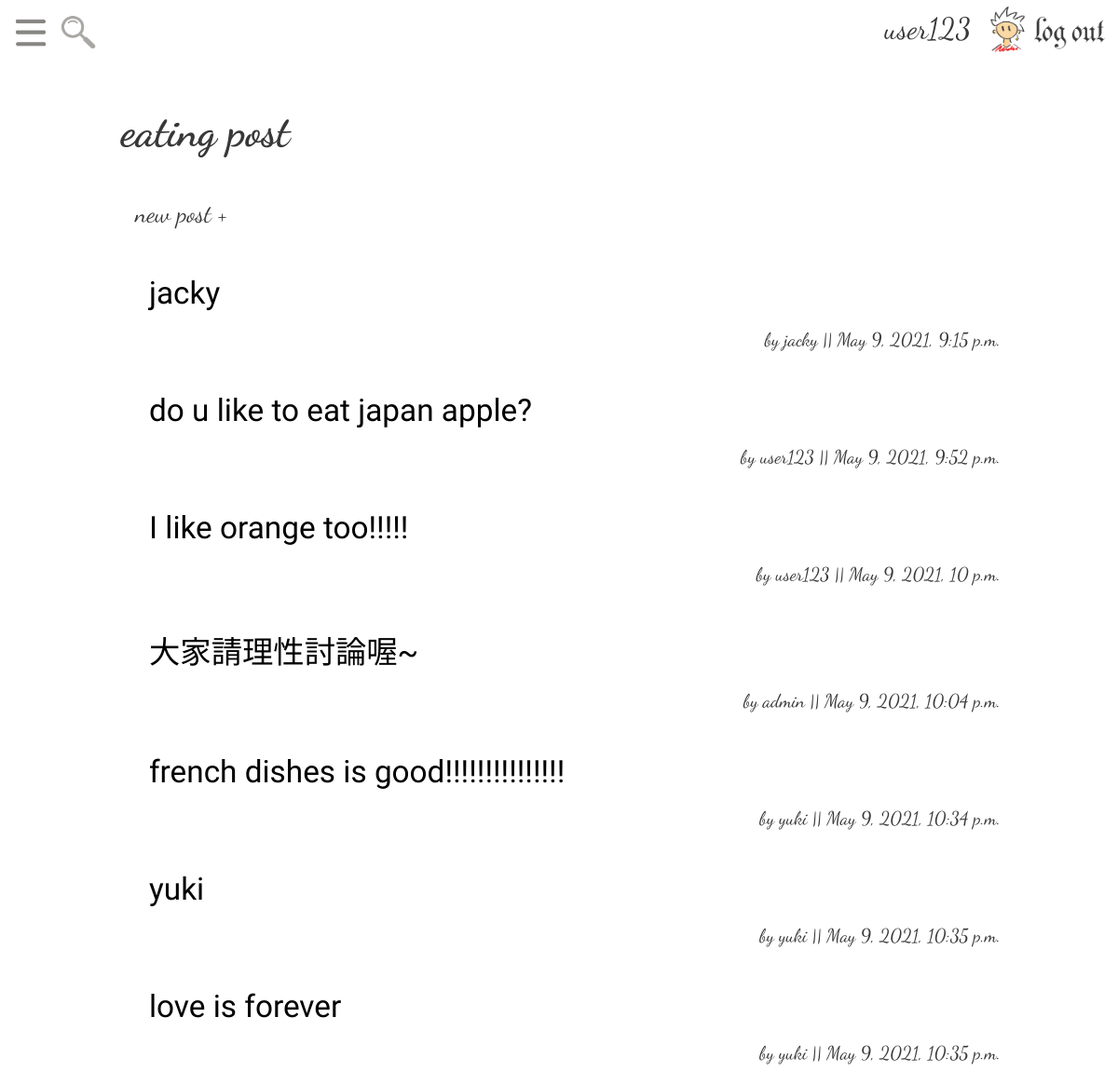
Page /channel/eating/ (signed in) on the committed database.
### app/models.py (models this page shows, shortened)
class Channel(models.Model):
    status = {
        (0, 'Inactive'),
        (1, 'Active')
    }
    channel_id = models.UUIDField(primary_key=True, auto_created=True, default=uuid.uuid4, editable=False)
    created_by = models.ForeignKey(User, on_delete=models.CASCADE)
    channel_name = models.CharField(max_length=30, unique=True)
    channel_priority = models.IntegerField(default=50)
    status = models.SmallIntegerField(choices=status, default=1)
    created_at = models.DateTimeField(auto_now_add=True)
    modified_at = models.DateTimeField(auto_now=True)

class Post(models.Model):
    status = {
        (0, 'Inactive'),
        (1, 'Active')
    }
    post_id = models.UUIDField(primary_key=True, auto_created=True, default=uuid.uuid4, editable=False)
    channel = models.ForeignKey(Channel, on_delete=models.CASCADE)
    created_by = models.ForeignKey(User, on_delete=models.CASCADE)
    post_title = models.CharField(max_length=30)
    post_priority = models.IntegerField(default=50)
    post_content = models.TextField()
    status = models.SmallIntegerField(choices=status, default=1)
    created_at = models.DateTimeField(auto_now_add=True)
    modified_at = models.DateTimeField(auto_now=True)

### app/views.py (the view)
# urls.py: path('channel/<str:channel_name>/', views.list_post),
def list_post(request, channel_name):
    if request.method == 'GET':
        channel = Channel.objects.get(channel_name=channel_name)
        post_list = Post.objects.filter(channel=channel).order_by('-post_priority')
        return render(request, 'post_list.html', locals())

### templates/post_list.html (shortened to what this page needs)
{% include 'include/nav.html' %}
{% load static %}
<!DOCTYPE html onclick="backOriginal()">
<html lang="en">
<head>
</head>
<body>
<div class="container">
    <div class="sub_container">
        <h1>{{ channel_name }} post</h1>
        {% if request.user.is_authenticated %}
            <a href="/post/create/{{ channel.channel_id }}/">
                <div id="createDiv">new post +</div>
            </a>
        {% endif %}
        {% for post in post_list %}
            <ul id="post">
                <a href='/post/{{ post.post_id }}/'>
                    <li>
                        <div id="p1">{{ post.post_title }}</div>
                        <br/>
                        <div id="p2">by {{ post.created_by }} || {{ post.created_at }}</div>
                    </li>
                </a>
            </ul>
        {% endfor %}
    </div>
</div>
</body>
</html>

### templates/include/nav.html (shortened to what this page needs)
{% load static %}
{% load widget_tweaks %}
<html onclick="backOriginal()">
<head>
    <link rel="stylesheet" type="text/css" href="{% static '/css/stylesheet.css' %}">
</head>
<body>
    <div class="bar">
        <div id="iconAndMenu_div">
            <div id="icon_div">
                <img src="{% static 'images/menubar_icon.png' %}" id="menu_icon" onclick="openMenu()" />
                <img src="{% static 'images/search_icon.png' %}" id="search" onclick="searchOnClick()" />
            </div>
        </div>
        <div id="imgButtonDiv">
            <div style="order: 3;margin-right: 1vw;font-size: 2em; align-self: center;">
                {% if request.user.is_authenticated %}
                {{ request.user.username }}
                {% endif %}
            </div>
            <div id="loginDiv">
                <div id="loginbtnDiv">
                    {% if request.user.is_authenticated %}
                    <a href='/logout/'><img src="{% static 'images/logout_button.png' %}" id="logout"
                            onclick="loginOnClick()" /></a>
                    {% else %}
                    <img src="{% static 'images/login_button.png' %}" id="login" onclick="loginOnClick()" />
                    {% endif %}
                </div>
            </div>
        </div>
    </div>
</body>
</html>

### templates/post_list.html (style rules this page uses)
.container { display: flex; flex-direction: row; justify-content: center; }
.sub_container { display: flex; flex-direction: column; width: 1000px; background-color: rgba(255, 255, 255, 0.4); margin-top: 20px; }
a { text-decoration: none; color: #393838; }
h1 { margin-left: 3%; font-size: 35pt; }
#post { width: 92%; align-self: center; background-color: rgba(255, 255, 255, 0.6); list-style: none; }
#p1 { font-family: 'Pangolin', cursive; font-size: 25pt; color: #000000; padding-top: 0.5vw; padding-right: 0.5vw; overflow-wrap: anywhere; }
#p2 { font-size: 15pt; text-align: right; padding-bottom: 0.5vw; padding-right: 0.5vw; }
#createDiv { width: 150px; height: 50px; border: 0px solid transparent; border-radius: 30px; font-size: 20pt; align-self: center; text-align: center; background-color: rgba(255, 255, 255, 0.3); color: #393838; padding-top: 12px; margin-left: 2%; margin-bottom: 10px; }

### rows in the picture
Channel: channel_name "eating"
Post: post_title "jacky", created_by "jacky", created_at "May 9, 2021, 9:15 p.m."
Post: post_title "do u like to eat japan apple?", created_by "user123", created_at "May 9, 2021, 9:52 p.m."
Post: post_title "I like orange too!!!!!", created_by "user123", created_at "May 9, 2021, 10 p.m."
Post: post_title "大家請理性討論喔~", created_by "admin", created_at "May 9, 2021, 10:04 p.m."
Post: post_title "french dishes is good!!!!!!!!!!!!!!!", created_by "yuki", created_at "May 9, 2021, 10:34 p.m."
Post: post_title "yuki", created_by "yuki", created_at "May 9, 2021, 10:35 p.m."
Post: post_title "love is forever", created_by "yuki", created_at "May 9, 2021, 10:35 p.m."

### other values in the picture
{{ request.user.username }} "user123"
